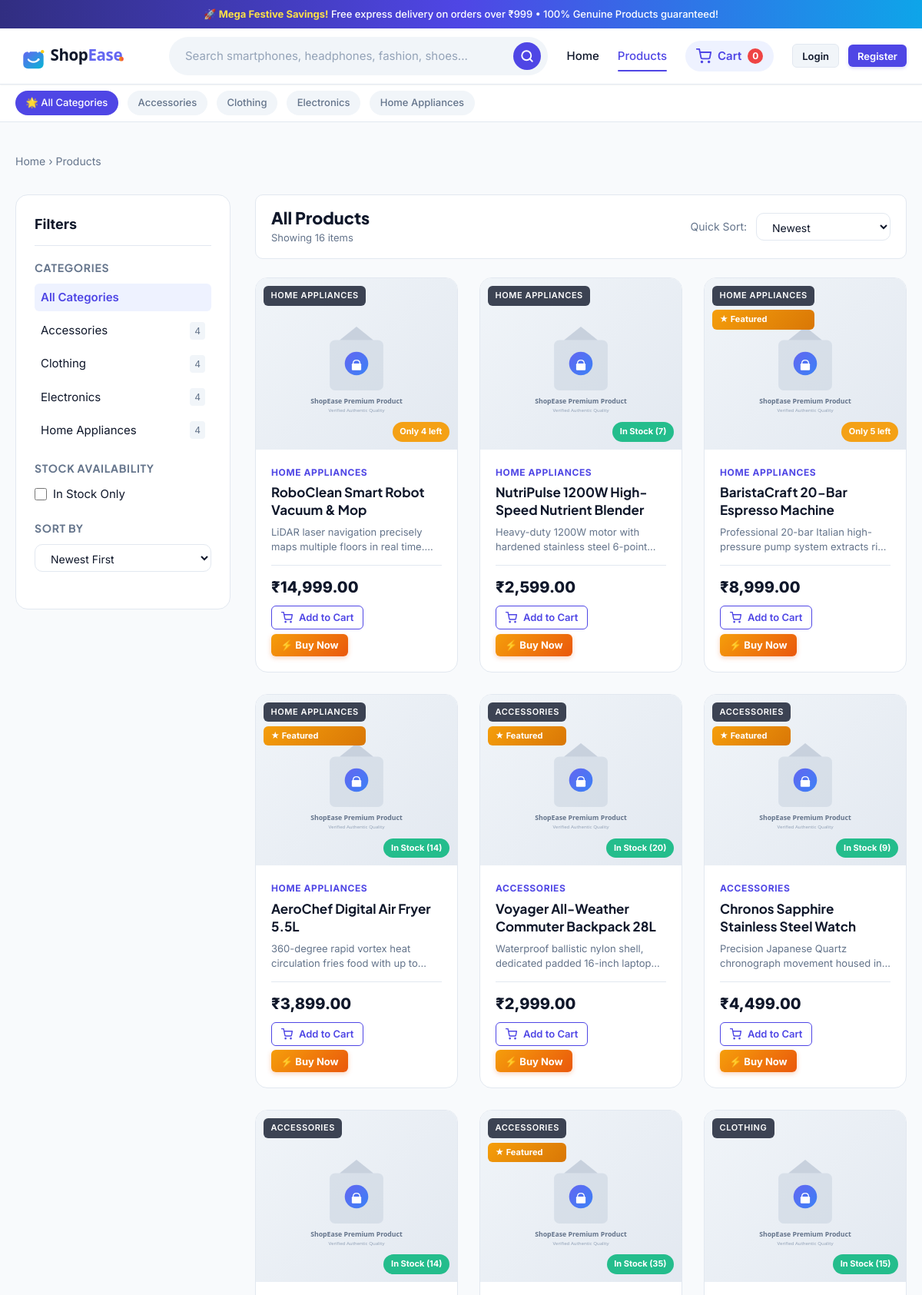
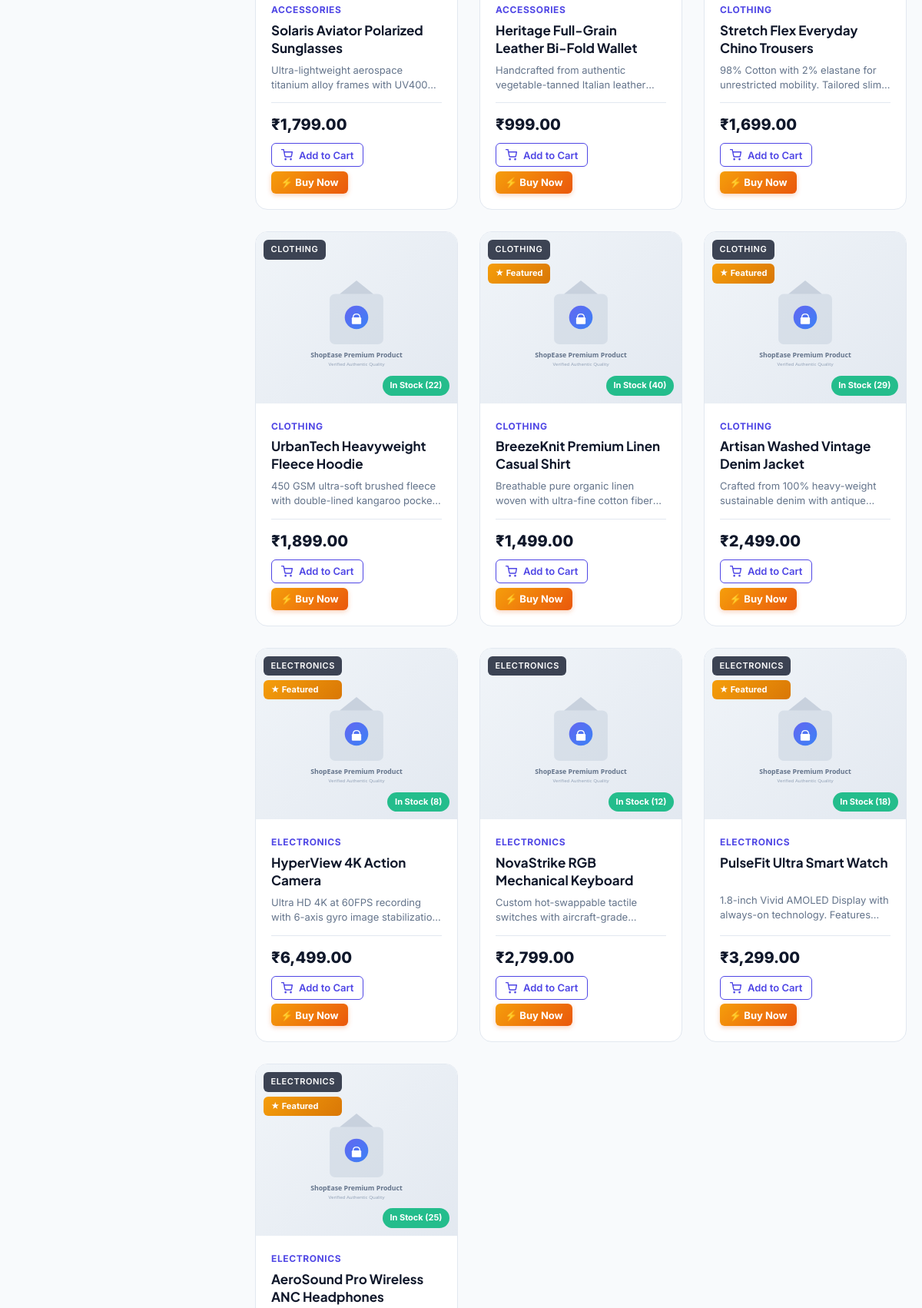
Screenshot of /products/ (upper part) with the database file from the repository (2 pictures, top to bottom).
### store/models.py (models this page shows, shortened)
class Category(models.Model):
    name = models.CharField(max_length=100, unique=True)
    slug = models.SlugField(max_length=120, unique=True, blank=True)
    description = models.TextField(blank=True)
    image = models.ImageField(upload_to='categories/', blank=True, null=True)
    icon = models.CharField(max_length=50, blank=True, default='tag', help_text="CSS icon identifier")
    created_at = models.DateTimeField(auto_now_add=True)
    class Meta:
        verbose_name_plural = 'Categories'
        ordering = ['name']

class Product(models.Model):
    category = models.ForeignKey(Category, on_delete=models.CASCADE, related_name='products')
    name = models.CharField(max_length=200)
    slug = models.SlugField(max_length=220, unique=True, blank=True)
    description = models.TextField()
    price = models.DecimalField(max_digits=10, decimal_places=2)
    stock = models.PositiveIntegerField(default=0)
    image = models.ImageField(upload_to='products/', blank=True, null=True)
    image_url = models.URLField(max_length=500, blank=True, help_text="Fallback or external image URL")
    is_available = models.BooleanField(default=True)
    is_featured = models.BooleanField(default=False)
    created_at = models.DateTimeField(auto_now_add=True)
    updated_at = models.DateTimeField(auto_now=True)
    class Meta:
        ordering = ['-created_at']
    @property
    def is_in_stock(self):
        return self.is_available and self.stock > 0
    @property
    def formatted_price(self):
        return f"₹{self.price:,.2f}"
    def get_display_image(self):
        if self.image:
            try:
                return self.image.url
            except Exception:
                pass
        if self.image_url:
            return self.image_url
        return "/static/images/placeholder.svg"
    def get_absolute_url(self):
        return reverse('product_detail', kwargs={'slug': self.slug})

### store/views.py (the view)
# urls.py: path('products/', views.product_list, name='product_list'),
def product_list(request):
    products = Product.objects.filter(is_available=True)
    categories = Category.objects.all()
    category_slug = request.GET.get('category', '').strip()
    search_query = request.GET.get('q', '').strip()
    sort_option = request.GET.get('sort', '').strip()
    in_stock_only = request.GET.get('in_stock', '').strip()
    active_category = None
    if category_slug:
        active_category = get_object_or_404(Category, slug=category_slug)
        products = products.filter(category=active_category)
    if search_query:
        products = products.filter(
            Q(name__icontains=search_query) |
            Q(description__icontains=search_query) |
            Q(category__name__icontains=search_query)
        )
    if in_stock_only == '1':
        products = products.filter(stock__gt=0)
    if sort_option == 'price_asc':
        products = products.order_by('price')
    elif sort_option == 'price_desc':
        products = products.order_by('-price')
    elif sort_option == 'name':
        products = products.order_by('name')
    elif sort_option == 'newest':
        products = products.order_by('-created_at')
    else:
        products = products.order_by('-created_at')
    total_count = products.count()
    context = {
        'products': products,
        'categories': categories,
        'active_category': active_category,
        'search_query': search_query,
        'sort_option': sort_option,
        'in_stock_only': in_stock_only,
        'total_count': total_count,
    }
    return render(request, 'product_list.html', context)

### store/context_processors.py (called while the page is built)
def cart_and_categories_processor(request):
    cart_count = 0
    try:
        if request.user.is_authenticated:
            items = CartItem.objects.filter(user=request.user)
            cart_count = sum(item.quantity for item in items)
        else:
            session_key = request.session.session_key
            if session_key:
                items = CartItem.objects.filter(session_key=session_key)
                cart_count = sum(item.quantity for item in items)
    except Exception:
        cart_count = 0
    try:
        categories_nav = Category.objects.all()
    except Exception:
        categories_nav = []
    return {
        'cart_count': cart_count,
        'categories_nav': categories_nav,
        'currency_symbol': '₹',
        'site_name': 'ShopEase',
    }

### templates/product_list.html (shortened to what this page needs)
{% extends 'base.html' %}
{% load static %}
{% block content %}
<div class="container">
  <div style="margin-top: 1.5rem; margin-bottom: 0.5rem; font-size: 0.875rem; color: var(--text-muted);">
    <a href="{% url 'home' %}">Home</a> &rsaquo;
    <a href="{% url 'product_list' %}">Products</a>
  </div>
  <div class="catalog-layout">
    <aside class="filter-sidebar">
      <div class="filter-title">
        <span>Filters</span>
      </div>
      <div class="filter-group">
        <h4 class="filter-group-title">Categories</h4>
        <ul class="filter-list">
          <li class="filter-item {% if not active_category %}active{% endif %}">
            <a href="{% url 'product_list' %}{% if search_query %}?q={{ search_query }}{% endif %}">
              <span>All Categories</span>
            </a>
          </li>
          {% for cat in categories %}
            <li class="filter-item {% if active_category.id == cat.id %}active{% endif %}">
              <a href="{% url 'product_list' %}?category={{ cat.slug }}{% if search_query %}&q={{ search_query }}{% endif %}{% if sort_option %}&sort={{ sort_option }}{% endif %}">
                <span>{{ cat.name }}</span>
                <span style="font-size: 0.75rem; color: var(--text-muted); background: var(--bg-muted); padding: 2px 6px; border-radius: 4px;">{{ cat.products.count }}</span>
              </a>
            </li>
          {% endfor %}
        </ul>
      </div>
      <form method="GET" action="{% url 'product_list' %}" id="filterForm">
        <div class="filter-group">
          <h4 class="filter-group-title">Stock Availability</h4>
          <label style="display: flex; align-items: center; gap: 0.5rem; font-size: 0.9375rem; cursor: pointer;">
            <input
              type="checkbox"
              name="in_stock"
              value="1"
              onchange="document.getElementById('filterForm').submit();"
              style="accent-color: var(--primary); width: 16px; height: 16px;"
            >
            <span>In Stock Only</span>
          </label>
        </div>
        <div class="filter-group">
          <h4 class="filter-group-title">Sort By</h4>
          <select name="sort" class="sort-select" style="width: 100%;" onchange="document.getElementById('filterForm').submit();">
            <option value="newest" {% if sort_option == 'newest' %}selected{% endif %}>Newest First</option>
          </select>
        </div>
      </form>
    </aside>
    <main class="catalog-content">
      <div class="catalog-header-bar">
        <div>
          <h2 style="font-size: 1.35rem; font-weight: 800;">
            {% if active_category %}
              {{ active_category.name }}
            {% elif search_query %}
              Search results for "{{ search_query }}"
            {% else %}
              All Products
            {% endif %}
          </h2>
          <p style="font-size: 0.8125rem; color: var(--text-muted); margin-top: 2px;">
            Showing {{ total_count }} item{{ total_count|pluralize }}
          </p>
        </div>
        <div style="display: flex; align-items: center; gap: 0.75rem;">
          <span style="font-size: 0.875rem; color: var(--text-muted);">Quick Sort:</span>
          <select
            class="sort-select"
            onchange="location = this.value;"
          >
            <option value="?sort=newest" {% if sort_option == 'newest' or not sort_option %}selected{% endif %}>Newest</option>
          </select>
        </div>
      </div>
      <div class="products-grid">
        {% for product in products %}
          <div class="product-card" id="catalogCard-{{ product.id }}">
            <div class="product-img-wrapper">
              <a href="{{ product.get_absolute_url }}">
                <img
                  src="{{ product.get_display_image }}"
                  alt="{{ product.name }}"
                  class="product-img"
                  loading="lazy"
                  onerror="this.src='{% static 'images/placeholder.svg' %}'"
                >
              </a>
              <div class="product-badge-group">
                <span class="badge-category">{{ product.category.name }}</span>
                {% if product.is_featured %}
                  <span class="badge-featured">★ Featured</span>
                {% endif %}
              </div>
              {% if product.stock > 5 %}
                <span class="badge-stock badge-in-stock">In Stock ({{ product.stock }})</span>
              {% elif product.stock > 0 %}
                <span class="badge-stock badge-low-stock">Only {{ product.stock }} left</span>
              {% else %}
                <span class="badge-stock badge-out-of-stock">Out of Stock</span>
              {% endif %}
            </div>
            <div class="product-content">
              <span class="product-category-text">{{ product.category.name }}</span>
              <h3 class="product-title">
                <a href="{{ product.get_absolute_url }}">{{ product.name }}</a>
              </h3>
              <p class="product-desc-snippet">{{ product.description }}</p>
              <div class="product-bottom-row">
                <div class="product-price">{{ product.formatted_price }}</div>
                <div class="product-actions-btn">
                  {% if product.is_in_stock %}
                    <form action="{% url 'add_to_cart' product.id %}" method="POST" style="display: inline;">
                      <button type="submit" class="btn btn-outline btn-sm btn-ajax-add-cart" id="listAddCart-{{ product.id }}" title="Add to Shopping Cart">
                        <svg width="15" height="15" viewBox="0 0 24 24" fill="none" stroke="currentColor" stroke-width="2.2" stroke-linecap="round" stroke-linejoin="round">
                          <circle cx="9" cy="21" r="1"></circle>
                          <circle cx="20" cy="21" r="1"></circle>
                          <path d="M1 1h4l2.68 13.39a2 2 0 0 0 2 1.61h9.72a2 2 0 0 0 2-1.61L23 6H6"></path>
                        </svg>
                        Add to Cart
                      </button>
                    </form>
                    <form action="{% url 'buy_now' product.id %}" method="POST" style="display: inline;">
                      <button type="submit" class="btn btn-buy-now btn-sm" id="listBuyNow-{{ product.id }}" title="Instant Direct Checkout">
                        ⚡ Buy Now
                      </button>
                    </form>
                  {% else %}
                    <button class="btn btn-secondary btn-sm" disabled style="opacity: 0.5;">
                      Sold Out
                    </button>
                  {% endif %}
                </div>
              </div>
            </div>
          </div>
        {% endfor %}
      </div>
    </main>
  </div>
</div>
{% endblock %}

### templates/base.html (shortened to what this page needs)
{% load static %}
<!DOCTYPE html>
<html lang="en">
<head>
  <link rel="stylesheet" href="{% static 'css/style.css' %}">
</head>
<body>
  <div class="announcement-bar">
    <div class="container">
      🚀 <strong>Mega Festive Savings!</strong> Free express delivery on orders over ₹999 &bull; 100% Genuine Products guaranteed!
    </div>
  </div>
  <header class="site-header">
    <div class="container">
      <div class="nav-wrapper">
        <a href="{% url 'home' %}" class="brand-logo" id="siteLogoLink" aria-label="ShopEase Home">
          <img src="{% static 'images/logo.svg' %}" alt="ShopEase" width="160" height="40">
        </a>
        <form action="{% url 'product_list' %}" method="GET" class="search-form" id="globalSearchForm">
          <div class="search-input-group">
            <input
              type="text"
              name="q"
              class="search-input"
              placeholder="Search smartphones, headphones, fashion, shoes..."
              value="{{ search_query|default:'' }}"
              id="globalSearchInput"
              autocomplete="off"
            >
            <button type="submit" class="search-btn" id="searchSubmitBtn" aria-label="Search">
              <svg width="18" height="18" viewBox="0 0 24 24" fill="none" stroke="currentColor" stroke-width="2.5" stroke-linecap="round" stroke-linejoin="round">
                <circle cx="11" cy="11" r="8"></circle>
                <line x1="21" y1="21" x2="16.65" y2="16.65"></line>
              </svg>
            </button>
          </div>
        </form>
        <nav class="main-nav" id="mainNav">
          <a href="{% url 'home' %}" class="nav-link {% if request.resolver_match.url_name == 'home' %}active{% endif %}" id="navHome">Home</a>
          <a href="{% url 'product_list' %}" class="nav-link {% if request.resolver_match.url_name == 'product_list' %}active{% endif %}" id="navProducts">Products</a>
          <a href="{% url 'cart' %}" class="cart-nav-btn" id="navCart" aria-label="View Shopping Cart">
            <svg width="20" height="20" viewBox="0 0 24 24" fill="none" stroke="currentColor" stroke-width="2.2" stroke-linecap="round" stroke-linejoin="round">
              <circle cx="9" cy="21" r="1"></circle>
              <circle cx="20" cy="21" r="1"></circle>
              <path d="M1 1h4l2.68 13.39a2 2 0 0 0 2 1.61h9.72a2 2 0 0 0 2-1.61L23 6H6"></path>
            </svg>
            <span>Cart</span>
            <span class="cart-badge" id="cartBadgeCount">{{ cart_count|default:"0" }}</span>
          </a>
          {% if user.is_authenticated %}
            <div class="user-menu">
              <div class="user-badge" title="Logged in as {{ user.username }}">
                <div class="user-avatar-circle">
                  {{ user.username|slice:":1"|upper }}
                </div>
                <span>{{ user.first_name|default:user.username }}</span>
              </div>
              {% if user.is_staff %}
                <a href="{% url 'admin:index' %}" target="_blank" class="btn btn-secondary btn-sm" id="navAdmin">Admin</a>
              {% endif %}
              <a href="{% url 'logout' %}" class="btn btn-secondary btn-sm" id="navLogout">Logout</a>
            </div>
          {% else %}
            <div class="user-menu">
              <a href="{% url 'login' %}" class="btn btn-secondary btn-sm" id="navLogin">Login</a>
              <a href="{% url 'register' %}" class="btn btn-primary btn-sm" id="navRegister">Register</a>
            </div>
          {% endif %}
        </nav>
      </div>
    </div>
  </header>
  <div class="categories-subnav">
    <div class="container">
      <ul class="subnav-list">
        <li>
          <a href="{% url 'product_list' %}" class="category-chip {% if not request.GET.category %}active{% endif %}">
            🌟 All Categories
          </a>
        </li>
        {% for cat in categories_nav %}
          <li>
            <a href="{% url 'product_list' %}?category={{ cat.slug }}" class="category-chip {% if request.GET.category == cat.slug %}active{% endif %}">
              {{ cat.name }}
            </a>
          </li>
        {% endfor %}
      </ul>
    </div>
  </div>
  <main id="mainContent">
    {% block content %}{% endblock %}
  </main>
</body>
</html>

### rows the page displays
Category: name "Accessories", products.count "4"
Category: name "Clothing", products.count "4"
Category: name "Electronics", products.count "4"
Category: name "Home Appliances", products.count "4"
Product: category.name "HOME APPLIANCES", stock "4", name "RoboClean Smart Robot Vacuum & Mop", description "LiDAR laser navigation precisely maps multiple floors in real…", formatted_price "₹14,999.00"
Product: category.name "HOME APPLIANCES", stock "7", name "NutriPulse 1200W High-Speed Nutrient Blender", description "Heavy-duty 1200W motor with hardened stainless steel…", formatted_price "₹2,599.00"
Product: category.name "HOME APPLIANCES", is_featured "★ Featured", stock "5", name "BaristaCraft 20-Bar Espresso Machine", description "Professional 20-bar Italian high-pressure pump system extracts…", formatted_price "₹8,999.00"
Product: category.name "HOME APPLIANCES", is_featured "★ Featured", stock "14", name "AeroChef Digital Air Fryer 5.5L", description "360-degree rapid vortex heat circulation fries food with up…", formatted_price "₹3,899.00"
Product: category.name "ACCESSORIES", is_featured "★ Featured", stock "20", name "Voyager All-Weather Commuter Backpack 28L", description "Waterproof ballistic nylon shell, dedicated padded 16-inch…", formatted_price "₹2,999.00"
Product: category.name "ACCESSORIES", is_featured "★ Featured", stock "9", name "Chronos Sapphire Stainless Steel Watch", description "Precision Japanese Quartz chronograph movement housed…", formatted_price "₹4,499.00"
Product: category.name "ACCESSORIES", stock "14", name "Solaris Aviator Polarized Sunglasses", description "Ultra-lightweight aerospace titanium alloy frames with…", formatted_price "₹1,799.00"
Product: category.name "ACCESSORIES", is_featured "★ Featured", stock "35", name "Heritage Full-Grain Leather Bi-Fold Wallet", description "Handcrafted from authentic vegetable-tanned Italian…", formatted_price "₹999.00"
Product: category.name "CLOTHING", stock "15", name "Stretch Flex Everyday Chino Trousers", description "98% Cotton with 2% elastane for unrestricted mobility.…", formatted_price "₹1,699.00"
Product: category.name "CLOTHING", stock "22", name "UrbanTech Heavyweight Fleece Hoodie", description "450 GSM ultra-soft brushed fleece with double-lined kangaroo…", formatted_price "₹1,899.00"
Product: category.name "CLOTHING", is_featured "★ Featured", stock "40", name "BreezeKnit Premium Linen Casual Shirt", description "Breathable pure organic linen woven with ultra-fine cotton…", formatted_price "₹1,499.00"
Product: category.name "CLOTHING", is_featured "★ Featured", stock "29", name "Artisan Washed Vintage Denim Jacket", description "Crafted from 100% heavy-weight sustainable denim with…", formatted_price "₹2,499.00"
Product: category.name "ELECTRONICS", is_featured "★ Featured", stock "8", name "HyperView 4K Action Camera", description "Ultra HD 4K at 60FPS recording with 6-axis gyro image…", formatted_price "₹6,499.00"
Product: category.name "ELECTRONICS", stock "12", name "NovaStrike RGB Mechanical Keyboard", description "Custom hot-swappable tactile switches with…", formatted_price "₹2,799.00"
Product: category.name "ELECTRONICS", is_featured "★ Featured", stock "18", name "PulseFit Ultra Smart Watch", description "1.8-inch Vivid AMOLED Display with always-on technology.…", formatted_price "₹3,299.00"
Product: category.name "ELECTRONICS", is_featured "★ Featured", stock "25", name "AeroSound Pro Wireless ANC Headphones"

### other values shown
{{ cart_count|default:"0" }} "0"
{{ total_count }} "16"
